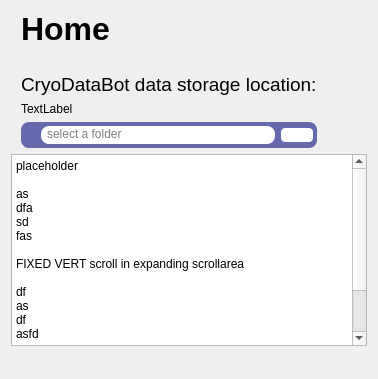
           <widget class="QWidget" name="scrollAreaWidgetContents_5_">
            <property name="geometry">
             <rect>
              <x>0</x>
              <y>0</y>
              <width>371</width>
              <height>379</height>
             </rect>
            </property>
            <layout class="QVBoxLayout" name="verticalLayout_31">
             <item>
              <widget class="QWidget" name="baseLayer_0" native="true">
               <layout class="QVBoxLayout" name="verticalLayout_25">
                <property name="leftMargin">
                 <number>0</number>
                </property>
                <property name="topMargin">
                 <number>0</number>
                </property>
                <property name="rightMargin">
                 <number>0</number>
                </property>
                <property name="bottomMargin">
                 <number>0</number>
                </property>
                <item>
                 <widget class="QWidget" name="main_save_path_container_2" native="true">
                  <layout class="QVBoxLayout" name="verticalLayout_24">
                   <property name="leftMargin">
                    <number>10</number>
                   </property>
                   <property name="topMargin">
                    <number>0</number>
                   </property>
                   <property name="rightMargin">
                    <number>50</number>
                   </property>
                   <property name="bottomMargin">
                    <number>0</number>
                   </property>
                   <item>
                    <widget class="QLabel" name="label_20">
                     <property name="font">
                      <font>
                       <pointsize>24</pointsize>
                       <bold>true</bold>
                      </font>
                     </property>
                     <property name="text">
                      <string>Home</string>
                     </property>
                    </widget>
                   </item>
                   <item>
                    <spacer name="verticalSpacer_13">
                     <property name="orientation">
                      <enum>Qt::Vertical</enum>
                     </property>
                     <property name="sizeType">
                      <enum>QSizePolicy::Fixed</enum>
                     </property>
                     <property name="sizeHint" stdset="0">
                      <size>
                       <width>20</width>
                       <height>20</height>
                      </size>
                     </property>
                    </spacer>
                   </item>
                   <item>
                    <widget class="QLabel" name="label_17">
                     <property name="font">
                      <font>
                       <pointsize>14</pointsize>
                      </font>
                     </property>
                     <property name="text">
                      <string>CryoDataBot data storage location:</string>
                     </property>
                    </widget>
                   </item>
                   <item>
                    <widget class="QLabel" name="label_18">
                     <property name="text">
                      <string>TextLabel</string>
                     </property>
                    </widget>
                   </item>
                   <item>
                    <widget class="QGroupBox" name="path_container">
                     <property name="styleSheet">
                      <string notr="true">border: 0px;
border-radius: 8px;
background-color: #d5d7ff;
background-color: #6668ad;</string>
                     </property>
                     <property name="title">
                      <string/>
                     </property>
                     <layout class="QHBoxLayout" name="horizontalLayout_41">
                      <property name="leftMargin">
                       <number>20</number>
                      </property>
                      <property name="topMargin">
                       <number>4</number>
                      </property>
                      <property name="rightMargin">
                       <number>4</number>
                      </property>
                      <property name="bottomMargin">
                       <number>4</number>
                      </property>
                      <item>
                       <widget class="QLineEdit" name="main_save_path_lineedit">
                        <property name="enabled">
                         <bool>false</bool>
                        </property>
                        <property name="minimumSize">
                         <size>
                          <width>200</width>
                          <height>0</height>
                         </size>
                        </property>
                        <property name="toolTip">
                         <string>&lt;html&gt;&lt;head/&gt;&lt;body&gt;&lt;p&gt;&lt;span style=&quot; font-family:'Segoe UI'; font-size:9pt; color:#000000;&quot;&gt;Valid query format: &lt;/span&gt;&lt;span style=&quot; font-family:'Segoe UI'; font-size:9pt; font-weight:600; color:#000000;&quot;&gt;sample&lt;/span&gt;&lt;span style=&quot; font-family:'Segoe UI'; font-size:9pt; font-weight:600; color:#ff6969;&quot;&gt;*&lt;/span&gt;&lt;span style=&quot; font-family:'Segoe UI'; font-size:9pt; font-weight:600; color:#000000;&quot;&gt;,&lt;/span&gt;&lt;span style=&quot; font-family:'Segoe UI'; font-size:9pt; color:#000000;&quot;&gt; keyword1, keyword2, ... &lt;br/&gt;&lt;/span&gt;&lt;span style=&quot; font-family:'Segoe UI'; font-size:6pt; font-weight:600; color:#ff6969;&quot;&gt;*required&lt;/span&gt;&lt;/p&gt;&lt;p&gt;&lt;span style=&quot; font-family:'Segoe UI'; font-size:9pt; color:#000000;&quot;&gt;Available keywords shown in dropdown. Keywords are connected by boolean operators (AND, OR, NOT). Default is AND.&lt;br/&gt;&lt;br/&gt;ex. &lt;/span&gt;&lt;span style=&quot; font-family:'Segoe UI'; font-size:9pt; color:#00007f;&quot;&gt;spliceosome AND resolution:[2 TO 4]&lt;br/&gt;&lt;/span&gt;&lt;span style=&quot; font-family:'Segoe UI'; font-size:9pt; color:#000000;&quot;&gt;ex. &lt;/span&gt;&lt;span style=&quot; font-family:'Segoe UI'; font-size:9pt; color:#00007f;&quot;&gt;(spliceosome OR ribonucleoprotein) AND NOT human AND xref_UNIPROTKB:[* TO *]&lt;/span&gt;&lt;/p&gt;&lt;/body&gt;&lt;/html&gt;</string>
                        </property>
                        <property name="styleSheet">
                         <string notr="true">background-color: white;
padding-left: 4px;
padding-bottom: 2px;</string>
                        </property>
                        <property name="text">
                         <string/>
                        </property>
                        <property name="dragEnabled">
                         <bool>false</bool>
                        </property>
                        <property name="placeholderText">
                         <string>select a folder</string>
                        </property>
                        <property name="clearButtonEnabled">
                         <bool>false</bool>
                        </property>
                       </widget>
                      </item>
                      <item>
                       <widget class="QPushButton" name="main_save_path_btn">
                        <property name="cursor">
                         <cursorShape>PointingHandCursor</cursorShape>
                        </property>
                        <property name="styleSheet">
                         <string notr="true">background-color: white;
border-radius: 4;</string>
                        </property>
                        <property name="text">
                         <string/>
                        </property>
                        <property name="icon">
                         <iconset>
                          <normaloff>:/icons/browsefilesicon_zoomed.png</normaloff>:/icons/browsefilesicon_zoomed.png</iconset>
                        </property>
                       </widget>
                      </item>
                     </layout>
                    </widget>
                   </item>
                  </layout>
                 </widget>
                </item>
               </layout>
              </widget>
             </item>
             <item>
              <widget class="QPlainTextEdit" name="plainTextEdit_2">
               <property name="sizePolicy">
                <sizepolicy hsizetype="Expanding" vsizetype="Fixed">
                 <horstretch>0</horstretch>
                 <verstretch>0</verstretch>
                </sizepolicy>
               </property>
               <property name="plainText">
                <string>placeholder

as
dfa
sd
fas

FIXED VERT scroll in expanding scrollarea

df
as
df
asfd


filling space</string>
               </property>
              </widget>
             </item>
             <item>
              <spacer name="verticalSpacer_12">
               <property name="orientation">
                <enum>Qt::Vertical</enum>
               </property>
               <property name="sizeHint" stdset="0">
                <size>
                 <width>20</width>
                 <height>677</height>
                </size>
               </property>
              </spacer>
             </item>
            </layout>
           </widget>
